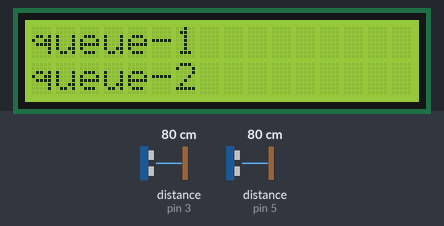
This sketch was run on a simulated Arduino Uno, built with avr-gcc and run on an emulated ATmega328P. Parts: 16×2 character LCD. Wiring (inferred from the names in the program): 2 × ultrasonic range finder: trigger pin 2, echo pin 3 / trigger pin 4, echo pin 5. Inputs (shaded band) come from the test bench; at power-on: distance to the obstacle (sensors on pin 3, pin 5) 80 cm. The echo pulse lasts 58.3 µs per cm; no radio packets arrive unless stated; what the sketch prints to the serial monitor is not drawn.

Above: at 0.08 s.
At 1.2 s:
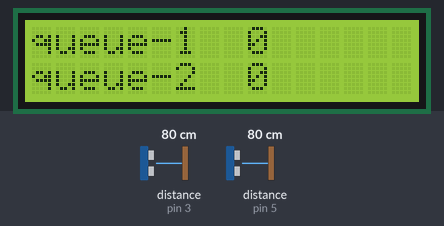
1.3 s: distance to the obstacle (sensor on pin 3) set to 120 cm
4.3 s: distance to the obstacle (sensor on pin 5) set to 2 cm
7.3 s: distance to the obstacle (sensor on pin 3) set to 2 cm
10.3 s: distance to the obstacle (sensor on pin 5) set to 4 cm
13.3 s: distance to the obstacle (sensor on pin 5) set to 120 cm
At 14.4 s:
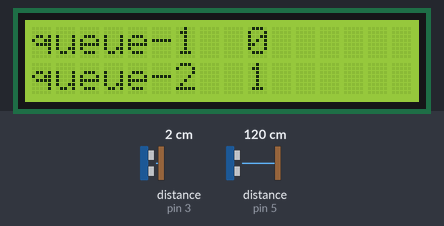
16.3 s: distance to the obstacle (sensor on pin 3) set to 9 cm
Timing chart, 0 to 19.3 s (numbered marks = the images above; inputs shaded):
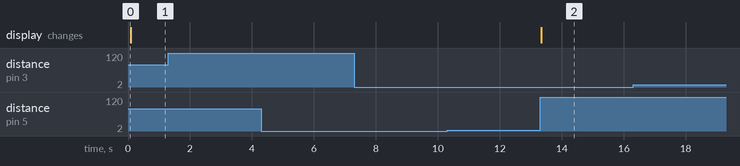

Measured:
- after the input at 1.3 s, every drawn part: stays the same
- after the input at 4.3 s, every drawn part: stays the same
- after the input at 7.3 s, every drawn part: stays the same
- after the input at 10.3 s, every drawn part: stays the same
- after the input at 13.3 s, the display: changes at once (image 2)
- after the input at 16.3 s, every drawn part: stays the same

The sketch:

hardware_ENI_v1.ino
```cpp
#include <LiquidCrystal.h>


// C++ code
//
LiquidCrystal lcd(A0, A1, A2, A3,A4,A5);

int buzzPin = 6;
int INq1trig = 2;
int INq1echo = 3;
int INq2trig = 4;
int INq2echo = 5;
//int OUTq1 = 4;
//int OUTq2 = 5;
int limit = 0;
int ledPin = 13;
int state = LOW;
int state2 = LOW;
int state3 = LOW;
int state4 = LOW;
//queue<int> qu;
int counter = 0;
int counter2 = 0;
 int val = 0;
int flag =0;

int max_limit =10;
//int flag2 =0;

#include <SPI.h>
#include <nRF24L01.h>
#include <RF24.h>
RF24 radio(9, 10); // CE, CSN
const byte address[6] = "00001";
boolean button_state = 0;
//int led_pin = 3;


int readUltrasonicDistance(int triggerPin, int echoPin)
{
  pinMode(triggerPin, OUTPUT);  // Clear the trigger

  digitalWrite(triggerPin, LOW);
  delayMicroseconds(2);
  // Sets the trigger pin to HIGH state for 10 microseconds
  digitalWrite(triggerPin, HIGH);
  delayMicroseconds(10);
  digitalWrite(triggerPin, LOW);
  pinMode(echoPin, INPUT);
  // Reads the echo pin, and returns the sound wave travel time in microseconds
  return pulseIn(echoPin, HIGH);
}

void buzz()
{
  //Serial.println("Limit crossed.");
  tone(buzzPin, 1000);
  delay(50);
  tone(buzzPin, 10);
  digitalWrite(buzzPin, LOW);
  delay(50);
}


void setup()
{
  //pinMode(inputIN, INPUT);
  //pinMode(inputOUT, INPUT);
  // pinMode(A5, OUTPUT);
  // pinMode(A4, OUTPUT);
  // pinMode(A3, OUTPUT);
  // pinMode(A2, OUTPUT);
  // pinMode(A1, OUTPUT);
  // pinMode(A0, OUTPUT);

  lcd.begin(16, 2);


  pinMode(6, OUTPUT);

  radio.begin();
  radio.openReadingPipe(0, address);   //Setting the address at which we will receive the data
  radio.setPALevel(RF24_PA_MIN);       //You can set this as minimum or maximum depending on the distance between the transmitter and receiver.
  radio.startListening();

  Serial.begin(9600);
}
void recieve()
{
  if(radio.available())
  {
    char text[32]="";
    radio.read(&text, sizeof(text));
    Serial.println(text);
  }
}

void entryq1()
{
  limit = 10;

  val = 0.01273 * readUltrasonicDistance(INq1trig,INq1echo);
//  Serial.println(val);


  if(val < limit and val>1)
  {

    digitalWrite(ledPin, HIGH);
    state = HIGH;
  }
  else if(val > limit)
  {
    digitalWrite(ledPin, LOW);
    if(state == HIGH)
    {
      Serial.println("Person entered queue");
      if(counter<10)
      {counter++;}
      flag=1;
      Serial.print("The number of people in the queue1 are: ");
      Serial.println(counter);

      state=LOW;
    }
  }
}

void entryq2()
{
  limit = 25;

  val = 0.01273 * readUltrasonicDistance(INq2trig,INq2echo);
//   Serial.println(val);
  // delay(50);
  if(val < limit and val>1){
    //digitalWrite(ledPin, HIGH);
    state2 = HIGH;
  }
  else if(val >limit)
  {
    //digitalWrite(ledPin, LOW);
    if(state2 == HIGH)
    {
      Serial.println("Person entered queue");
      if(counter2<10)counter2++;
      flag=1;
      Serial.print("The number of people in the queue2 are: ");
      Serial.println(counter2);

      state2=LOW;
    }
  }
}

void exitq()
{
  if(radio.available())
  {
    unsigned int pp;
    radio.read(&pp, sizeof(pp));
    if(pp==11)
    {
      if(counter){
        counter--;
        flag=1;
      }
      else{
        Serial.println("Queue empty");
        //state3 = LOW;
        return;
      }
      Serial.println("Person exited queue");
      Serial.print("The number of people in the queue1 are: ");
      Serial.println(counter);
    }
    else if(pp==21)
    {
      //Serial.println("q2_ok_high");
      if(counter2){
        counter2--;
        flag=1;

      }
      else{
        Serial.println("Queue empty");
        //state4 = LOW;
        return;
      }
      Serial.println("Person exited queue");
      Serial.print("The number of people in the queue2s are: ");
      Serial.println(counter2);
    }
    else if(pp == 31)
    {
      if(counter) counter--;
      else
      {
        Serial.println("Queue empty");
        return;
      }
      if(counter2)counter2--;
      else
      {
        Serial.println("Queue empty");
        return;
      }
      Serial.println("People exited the queue");
      Serial.println(counter + " " + counter2);

    }

  }
}


void exitq1()
{
  if(radio.available())
  {
    const char text[] ="";
    unsigned int pp;
    radio.read(&pp, sizeof(pp));
//    Serial.println(pp);
    //radio.read(&button_state, sizeof(button_state));
    // limit = 25;
    if(pp == 11)
    {
//      Serial.println("q1_ok_high");
      if(counter){
        counter--;
        flag=1;
        //lcd.setCursor(8,0);
        //lcd.print(counter);
      }
      else{
        Serial.println("Queue empty");
        //state3 = LOW;
        return;
      }
      Serial.println("Person exited queue");
      Serial.print("The number of people in the queue1 are: ");
      Serial.println(counter);
      //state3=LOW;

    }

  }
}
int pp2=0;
void exitq2()
{
  //Serial.println("bc");
  Serial.println(radio.available());
  if(radio.available())
  {
    Serial.println("bc");
    const char text[]  ="";
    unsigned int pp;
    radio.read(&pp, sizeof(pp));
    Serial.println(pp);
//    radio.read(&button_state, sizeof(button_state));
    limit = 25;
    if(pp == 21)
    {
//      Serial.println("q2_ok_high");
      if(counter2){
        counter2--;
        flag=1;
        //lcd.setCursor(8,0);
        //lcd.print(counter);
      }
      else{
        Serial.println("Queue empty");
        //state4 = LOW;
        return;
      }
      Serial.println("Person exited queue");
      Serial.print("The number of people in the queue2s are: ");
      Serial.println(counter2);
      //state4=LOW;

    }


  }
}

void show()
{
      lcd.clear();
      lcd.setCursor(0,0);
      lcd.print("queue-1:");
      lcd.setCursor(9, 0);
      lcd.print(counter);

      lcd.setCursor(0,1);
      lcd.print("queue-2:");
      lcd.setCursor(9, 1);
      lcd.print(counter2);


}

void repeat()
{
//  entry(state, counter, INq1trig, INq1echo);
//  entry(state2, counter2, INq2trig, INq2echo);
  if(counter >=10)
  {
    buzz();
    //Serial.print(" in queue 1");
  }
  if(counter2>=10)
  {
    buzz();
    //Serial.print(" in queue 2");
  }
  else{
    noTone(buzzPin);
  }
 entryq1();
entryq2();
//  delay(10);
//  recieve();
    exitq();
//  exitq1();
//  exitq2();
  show();
  //delay(10);
}

void loop()
{
  lcd.setCursor(0,0);
  lcd.print("queue-1 ");
  lcd.setCursor(0,1);
  lcd.print("queue-2 ");
  //digitalWrite(ledPin, HIGH);
  //delay(50);
  //digitalWrite(ledPin, LOW);
  //delay(50);
  repeat();
  if(counter > counter2 and flag)
  {
    Serial.print("Enter queue 2 : ");
    Serial.print(counter);
    Serial.print(" ");
    Serial.println(counter2);
    flag=0;
  }
  else if(counter < counter2 and flag)
  {
    Serial.print("Enter queue 1 : ");
    Serial.print(counter);
    Serial.print(" ");
    Serial.println(counter2);
    flag=0;
  }
  else if(counter == counter2 and flag)
  {
    Serial.print("Enter any queue : ");
    Serial.print(counter);
    Serial.print(" ");
    Serial.println(counter2);
    flag=0;
  }
  //delay(100);

}
```
